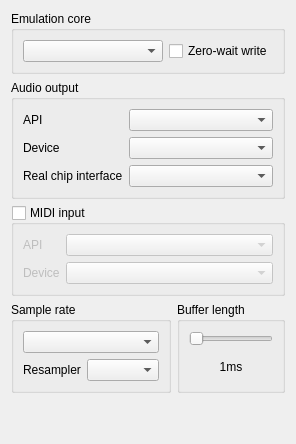
     <widget class="QWidget" name="soundTab">
      <attribute name="title">
       <string>Sound</string>
      </attribute>
      <layout class="QGridLayout" name="gridLayout" columnstretch="5,5">
       <item row="3" column="0">
        <widget class="QGroupBox" name="sampleRateGroupBox">
         <property name="title">
          <string>Sample rate</string>
         </property>
         <layout class="QFormLayout" name="formLayout_3">
          <item row="0" column="0" colspan="2">
           <widget class="QComboBox" name="sampleRateComboBox"/>
          </item>
          <item row="1" column="0">
           <widget class="QLabel" name="resamplerLabel">
            <property name="text">
             <string>Resampler</string>
            </property>
           </widget>
          </item>
          <item row="1" column="1">
           <widget class="QComboBox" name="resamplerComboBox"/>
          </item>
         </layout>
        </widget>
       </item>
       <item row="3" column="1">
        <widget class="QGroupBox" name="bufferLengthGroupBox">
         <property name="title">
          <string>Buffer length</string>
         </property>
         <layout class="QVBoxLayout" name="verticalLayout_7">
          <item>
           <widget class="QSlider" name="bufferLengthHorizontalSlider">
            <property name="minimum">
             <number>1</number>
            </property>
            <property name="maximum">
             <number>500</number>
            </property>
            <property name="orientation">
             <enum>Qt::Horizontal</enum>
            </property>
           </widget>
          </item>
          <item>
           <widget class="QLabel" name="bufferLengthLabel">
            <property name="text">
             <string>1ms</string>
            </property>
            <property name="alignment">
             <set>Qt::AlignCenter</set>
            </property>
           </widget>
          </item>
         </layout>
        </widget>
       </item>
       <item row="4" column="0">
        <spacer name="verticalSpacer_2">
         <property name="orientation">
          <enum>Qt::Vertical</enum>
         </property>
         <property name="sizeHint" stdset="0">
          <size>
           <width>20</width>
           <height>40</height>
          </size>
         </property>
        </spacer>
       </item>
       <item row="2" column="0" colspan="2">
        <widget class="QGroupBox" name="midiInputGroupBox">
         <property name="title">
          <string>MIDI input</string>
         </property>
         <property name="checkable">
          <bool>true</bool>
         </property>
         <property name="checked">
          <bool>false</bool>
         </property>
         <layout class="QFormLayout" name="formLayout_2">
          <item row="1" column="0">
           <widget class="QLabel" name="midiInputNameLabel">
            <property name="text">
             <string>Device</string>
            </property>
           </widget>
          </item>
          <item row="0" column="0">
           <widget class="QLabel" name="midiApiLabel">
            <property name="text">
             <string>API</string>
            </property>
           </widget>
          </item>
          <item row="0" column="1">
           <widget class="QComboBox" name="midiApiComboBox"/>
          </item>
          <item row="1" column="1">
           <widget class="QComboBox" name="midiInputDeviceComboBox"/>
          </item>
         </layout>
        </widget>
       </item>
       <item row="1" column="0" colspan="2">
        <widget class="QGroupBox" name="audioOutputGroupBox">
         <property name="title">
          <string>Audio output</string>
         </property>
         <layout class="QFormLayout" name="formLayout_5">
          <item row="2" column="0">
           <widget class="QLabel" name="realChipLabel">
            <property name="text">
             <string>Real chip interface</string>
            </property>
           </widget>
          </item>
          <item row="2" column="1">
           <widget class="QComboBox" name="realChipComboBox"/>
          </item>
          <item row="1" column="1">
           <widget class="QComboBox" name="audioDeviceComboBox"/>
          </item>
          <item row="1" column="0">
           <widget class="QLabel" name="audioDeviceLabel">
            <property name="text">
             <string>Device</string>
            </property>
           </widget>
          </item>
          <item row="0" column="0">
           <widget class="QLabel" name="audioApiLabel">
            <property name="text">
             <string>API</string>
            </property>
           </widget>
          </item>
          <item row="0" column="1">
           <widget class="QComboBox" name="audioApiComboBox"/>
          </item>
         </layout>
        </widget>
       </item>
       <item row="0" column="0" colspan="2">
        <widget class="QGroupBox" name="groupBoxEmulation">
         <property name="title">
          <string>Emulation core</string>
         </property>
         <layout class="QHBoxLayout" name="horizontalLayout_4">
          <item>
           <widget class="QComboBox" name="emulatorComboBox">
            <property name="sizePolicy">
             <sizepolicy hsizetype="Expanding" vsizetype="Fixed">
              <horstretch>0</horstretch>
              <verstretch>0</verstretch>
             </sizepolicy>
            </property>
           </widget>
          </item>
          <item>
           <widget class="QCheckBox" name="zeroWaitWriteCheckBox">
            <property name="text">
             <string>Zero-wait write</string>
            </property>
           </widget>
          </item>
         </layout>
        </widget>
       </item>
      </layout>
     </widget>
